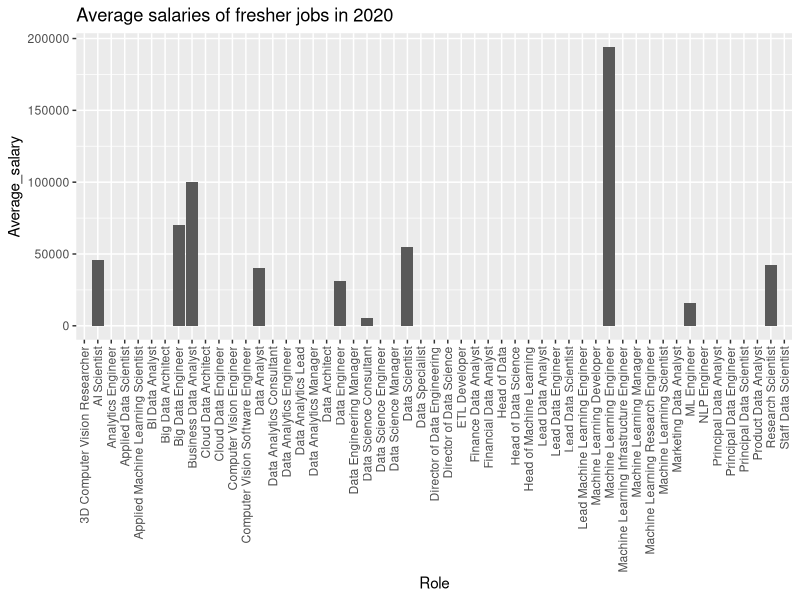
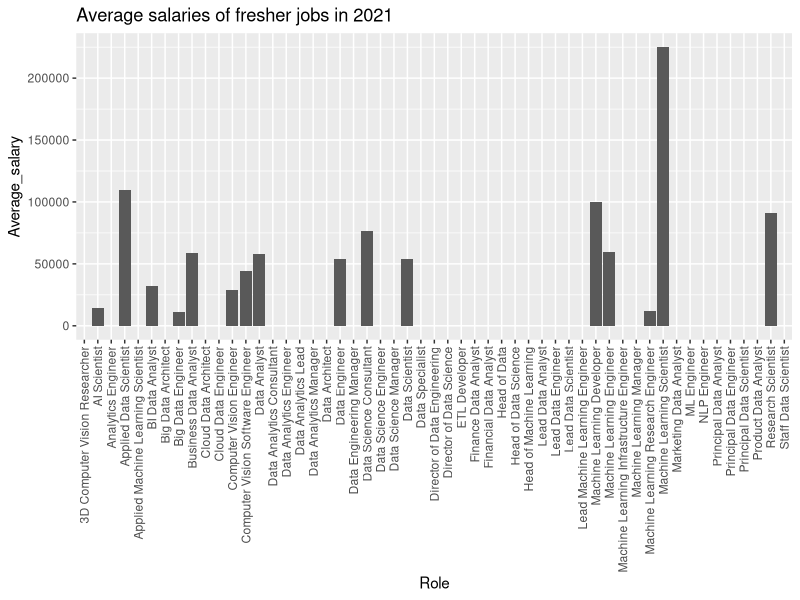
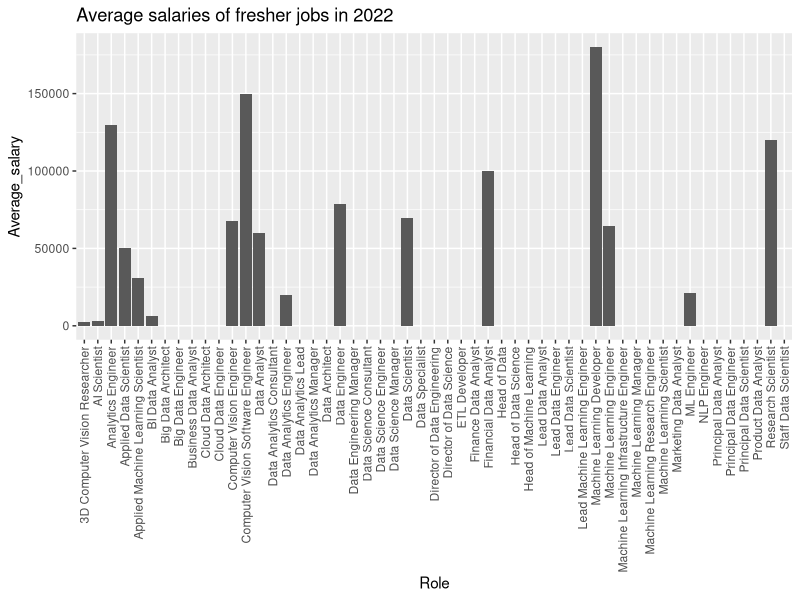
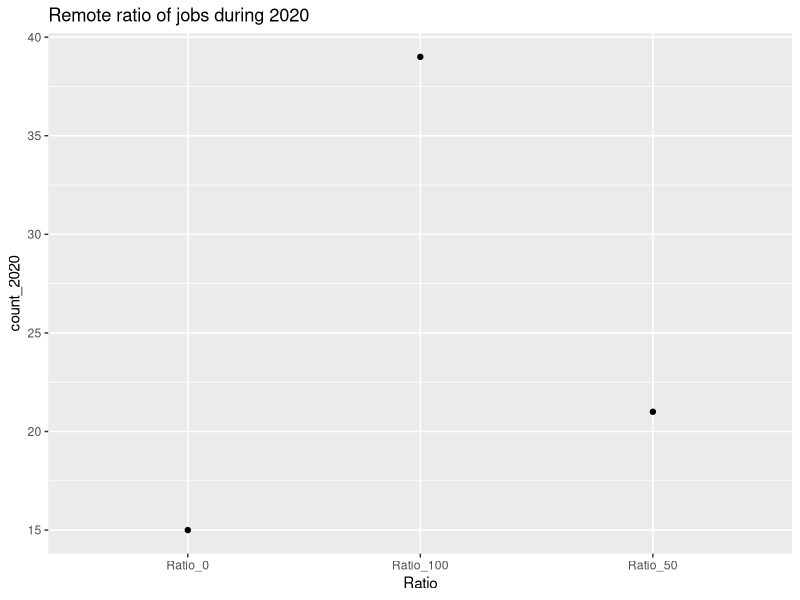
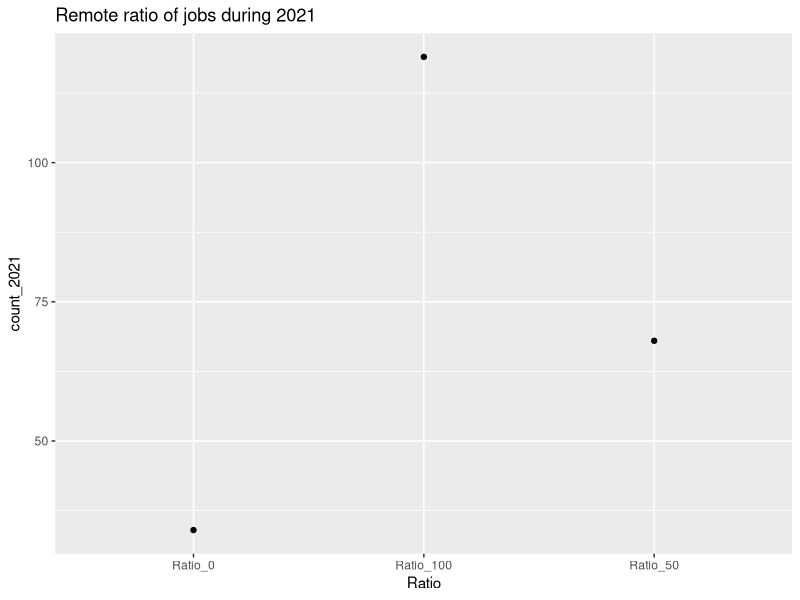
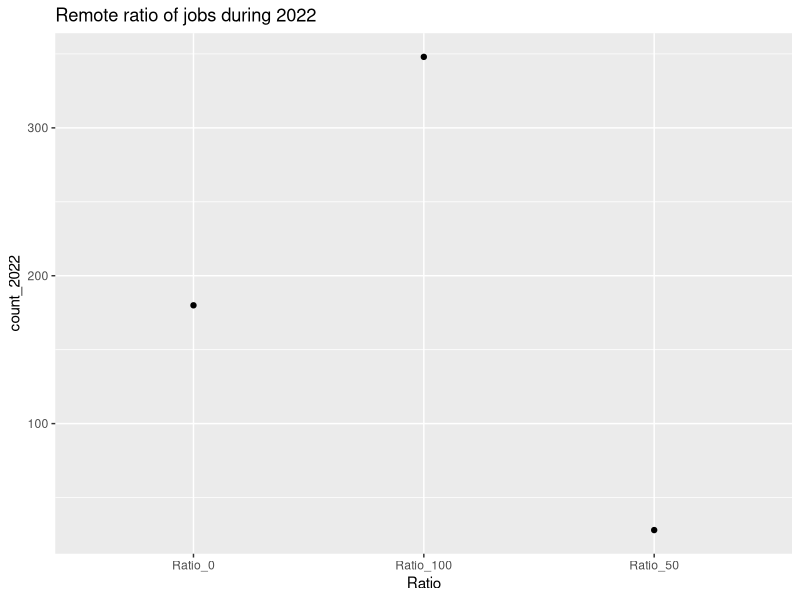
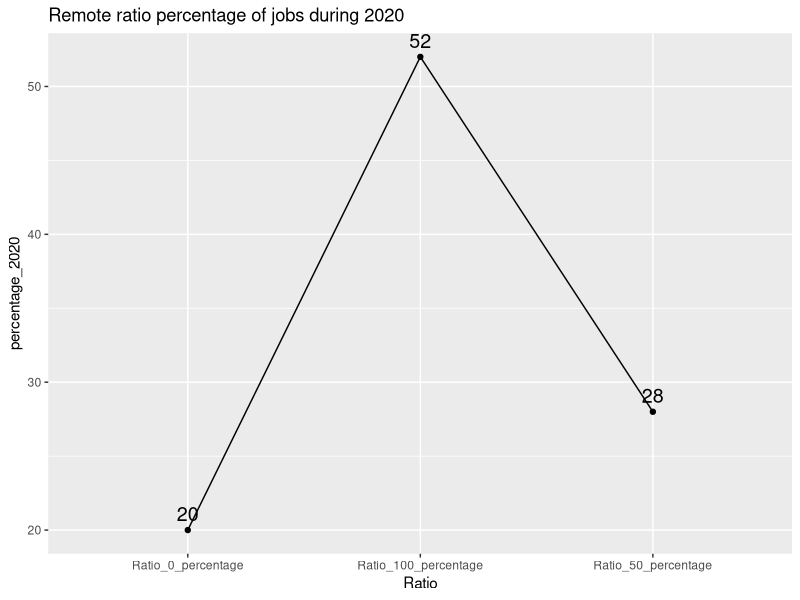
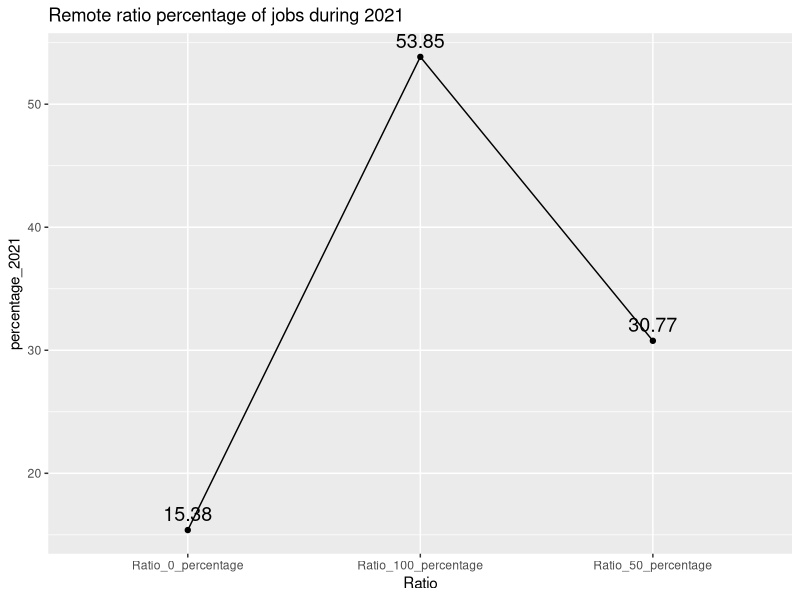

Recreate these plots in R, in order.
library(ggplot2)
library(dplyr)
data_frame<-read.csv('cleaned_data.csv')
#get the experience level unique values
unique(data_frame['experience_level'])
#EN- Entry level
#MI- Mid level
#SE- Senior level
#EX- Executive level
##########
#getting the unique IT roles
sort(unique(data_frame$job_title) )
#question 1: For each experience level, in which trend have the salaries of IT roles
#gone fro 2020 to 2022, and what fresher job got paid better each year?
#----------------------------
#1.a
#getting the mean value of salaries for each role and experience
pdf(file = 'experience_salary_trends.pdf')
par( mfrow= c(2,2) )
mean_values<-c()
for (job in sort(unique(data_frame$job_title))){
  ex_val<-c()
  for (exp_lvl in sort(unique(data_frame$experience_level))){
    yr_val<-c()
    for (yr in c(2020,2021,2022)){
      salary_mean<-mean(filter(data_frame,job_title==job,
                  experience_level==exp_lvl,work_year==yr)$salary_in_usd)
      #print(paste('Job: ',job))
      #print(paste('Year: ',yr))
      #print(paste('Exp level: ',exp_lvl))
      #print(paste('Mean salary: ',salary_mean))
      yr_val<-c(yr_val,salary_mean)
    }
    if (FALSE %in% (is.na(yr_val))){
      if (exp_lvl=='EN'){
        exp_lvl='Entry Level'
      }
      if (exp_lvl=='EX'){
        exp_lvl='Executive Level'
      }
      if (exp_lvl=='MI'){
        exp_lvl='Mid Level'
      }
      if (exp_lvl=='SE'){
        exp_lvl='Senior Level'
      }
      barplot(yr_val~c(2020,2021,2022),main=paste(job,', ',exp_lvl),
              xlab = 'Year',ylab='Salary')
    }
    else{
      plot(0,0)
    }
    
    ex_val<-c(ex_val,yr_val)
  }
  mean_values<-c(mean_values,ex_val)
}

#for displaying the multiple plots in one page - 
#https://www.geeksforgeeks.org/how-to-export-multiple-plots-to-pdf-in-r/


dev.off()


#and what fresher job got paid better each year?
#get the jobs with fresher jobs and 


yr_2020<-c()
yr_2021<-c()
yr_2022<-c()

for (job in unique(data_frame$job_title)){
  for (year in c(2020,2021,2022)){
    mean<-mean(filter(data_frame,job_title==job,
                      work_year==year,experience_level=='EN')$salary_in_usd)
    if (is.na(mean)){
      mean=0
    }
    if (year==2020){yr_2020<-c(yr_2020,mean)}
    if (year==2021){yr_2021<-c(yr_2021,mean)}
    if (year==2022){yr_2022<-c(yr_2022,mean)}
  }
}

unique_jobs<-unique(data_frame$job_title)
frsh_2020_ind<-which(yr_2020==max(yr_2020))
frsh_2021_ind<-which(yr_2021==max(yr_2021))
frsh_2022_ind<-which(yr_2022==max(yr_2022))

print(paste('During 2020: ',unique_jobs[frsh_2020_ind]))
print(paste('During 2021: ',unique_jobs[frsh_2021_ind]))
print(paste('During 2022: ',unique_jobs[frsh_2022_ind]))

#plotting the values for each year


#for rotating the axis ticks - https://stackoverflow.com/questions/1330989/rotating-and-spacing-axis-labels-in-ggplot2
#for adding the title - https://environmentalcomputing.net/graphics/ggplot/ggplot-labels/
#getting the visualization for 2020
data_2020<-data.frame('Role'=unique_jobs,'Average_salary'=yr_2020)
ggplot(data_2020, aes(x=Role, y=Average_salary)) + geom_bar(stat = "identity")+
  theme(axis.text.x = element_text(angle = 90, vjust = 0.5, hjust=1))+
  ggtitle('Average salaries of fresher jobs in 2020')

#getting the visualization for 2021
data_2021<-data.frame('Role'=unique_jobs,'Average_salary'=yr_2021)
ggplot(data_2021, aes(x=Role, y=Average_salary)) + geom_bar(stat = "identity")+
  theme(axis.text.x = element_text(angle = 90, vjust = 0.5, hjust=1))+
  ggtitle('Average salaries of fresher jobs in 2021')

#getting the visualization for 2022
data_2022<-data.frame('Role'=unique_jobs,'Average_salary'=yr_2022)
ggplot(data_2022, aes(x=Role, y=Average_salary)) + geom_bar(stat = "identity")+
  theme(axis.text.x = element_text(angle = 90, vjust = 0.5, hjust=1))+
  ggtitle('Average salaries of fresher jobs in 2022')
#save the pictures and visualize

#question2
#Did Covid19 shift more office jobs to remote jobs, 
#and which country offered more remote or office jobs during and after covid19?

#creating the dataframe defining the remote jobs

remote_2020<-c()
remote_2021<-c()
remote_2022<-c()
for (year in c(2020,2021,2022)){
  for (ratio in c(0,50,100)){
    if (year==2020){
      data_count<-nrow(filter(data_frame,remote_ratio==ratio,work_year==2020))
      remote_2020<-c(remote_2020,data_count[1])
    }
    if (year==2021){
      data_count<-nrow(filter(data_frame,remote_ratio==ratio,work_year==2021))
      remote_2021<-c(remote_2021,data_count[1])
    }
    if (year==2022){
      data_count<-nrow(filter(data_frame,remote_ratio==ratio,work_year==2022))
      remote_2022<-c(remote_2022,data_count[1])
    }
  }
}


remote_data<-data.frame('Ratio'=c('Ratio_0','Ratio_50','Ratio_100'),'count_2020'=remote_2020,
                             'count_2021'=remote_2021,
                             'count_2022'=remote_2022)
#remote ratio 2020
ggplot(remote_data,aes(x=Ratio,y=count_2020))+geom_point()+
  ggtitle('Remote ratio of jobs during 2020')
#remote ratio 2021
ggplot(remote_data,aes(x=Ratio,y=count_2021))+geom_point()+
  ggtitle('Remote ratio of jobs during 2021')
#remote ratio 2022
ggplot(remote_data,aes(x=Ratio,y=count_2022))+geom_point()+
  ggtitle('Remote ratio of jobs during 2022')

#saving the dataframe
write.csv(remote_data,'remote_data.csv')

#getting the percentages of remote ratio in every year.
percentage_2020<-c()
for (ind in c(1,2,3)){
  ratio<-remote_data$count_2020[ind]
  percentage<-ratio/sum(remote_data$count_2020)*100
  percentage_2020<-c(percentage_2020,percentage)
  print(percentage)
}


#percentage_2021
percentage_2021<-c()
for (ind in c(1,2,3)){
  ratio<-remote_data$count_2021[ind]
  percentage<-ratio/sum(remote_data$count_2021)*100
  percentage_2021<-c(percentage_2021,percentage)
  print(percentage*100)
}

#percentage_2022
percentage_2022<-c()
for (ind in c(1,2,3)){
  ratio<-remote_data$count_2022[ind]
  percentage<-ratio/sum(remote_data$count_2022)*100
  percentage_2022<-c(percentage_2022,percentage)
  print(percentage*100)
}


remote_data_percentage<-data.frame('Ratio'=c('Ratio_0_percentage','Ratio_50_percentage',
                                  'Ratio_100_percentage'),'count_2020'=remote_2020,
                        'count_2021'=remote_2021,
                        'count_2022'=remote_2022)
#remote ratio 2020
ggplot(remote_data_percentage,aes(x=Ratio,y=percentage_2020,group=1))+
  geom_point()+geom_line()+
  ggtitle('Remote ratio percentage of jobs during 2020')+
  geom_text(aes(label=round(percentage_2020,2)), vjust=-0.6, color="black",
              position = position_dodge(0.9), size=5)
#remote ratio 2021
ggplot(remote_data_percentage,aes(x=Ratio,y=percentage_2021,group=1))+
  geom_point()+geom_line()+
  ggtitle('Remote ratio percentage of jobs during 2021')+
  geom_text(aes(label=round(percentage_2021,2)), vjust=-0.6, color="black",
            position = position_dodge(0.9), size=5)
#remote ratio 2022
ggplot(remote_data_percentage,aes(x=Ratio,y=percentage_2022,group=1))+
  geom_line()+geom_point()+
  ggtitle('Remote ratio percentage of jobs during 2022')+
  geom_text(aes(label=round(percentage_2022,2)), vjust=-0.6, color="black",
            position = position_dodge(0.9), size=5)
  

#2.2

country_total_count<-c()
job_count_2020<-c()
job_count_2021<-c()
job_count_2022<-c()
covid_mean_2020<-c()
covid_mean_2021<-c()
covid_mean_2022<-c()
for (country in unique(data_frame$company_location)){
  total_count<-nrow(filter(data_frame,company_location==country))
  country_total_count<-c(country_total_count,total_count)
  for (yr in c(2020,2021,2022)){
    yr_count<-nrow(filter(data_frame,company_location==country,
                            work_year==yr))
    covid_mean<-mean(filter(data_frame,company_location==country,
                            work_year==yr)$covid_mean_cases)
    if (is.na(covid_mean)){
      covid_mean=0
    }
    if (yr == 2020){job_count_2020<-c(job_count_2020,yr_count)
    covid_mean_2020<-c(covid_mean_2020,covid_mean)}
    if (yr == 2021){job_count_2021<-c(job_count_2021,yr_count)
    covid_mean_2021<-c(covid_mean_2021,covid_mean)}
    if (yr == 2022){job_count_2022<-c(job_count_2022,yr_count)
    covid_mean_2022<-c(covid_mean_2022,covid_mean)}
  }
}

job_count_data<-data.frame('Country'=unique(data_frame$company_location),
                                            'Total Job count'=country_total_count,
                                            'Job count 2020'=job_count_2020,
                                            'Avg Cov19 cases 2020'=covid_mean_2020,
                                            'Job count 2021'=job_count_2021,
                                            'Avg Cov19 cases 2021'=covid_mean_2021,
                                            'Job count 2022'=job_count_2022,
                                            'Avg Cov19 cases 2022'=covid_mean_2022)



write.csv(job_count_data,'Job_count_data.csv')



#Did Covid19 make the companies pay less to the employees, 
#and which jobs became more each year?

#getting the countries according and their mean salaries

salary_2020<-c()
salary_2021<-c()
salary_2022<-c()
ac_covid_mean_2020<-c()
ac_covid_mean_2021<-c()
ac_covid_mean_2022<-c()
for (yr in c(2020,2021,2022)){
  for (country in unique(data_frame$company_location)){
    mean_salary<-mean(filter(data_frame,company_location==country,
                             work_year==yr)$salary_in_usd)
    covid_mean<-mean(filter(data_frame,company_location==country,
                            work_year==yr)$covid_mean_cases)
    if (is.na(covid_mean)){
      covid_mean=0
    }
    if(is.na(mean_salary)){
      mean_salary=0
    }
    if (yr==2020){
      salary_2020<-c(salary_2020,mean_salary)
      ac_covid_mean_2020<-c(ac_covid_mean_2020,covid_mean)
    }
    if (yr==2021){
      salary_2021<-c(salary_2021,mean_salary)
      ac_covid_mean_2021<-c(ac_covid_mean_2021,covid_mean)
    }
    if (yr==2022){
      salary_2022<-c(salary_2022,mean_salary)
      ac_covid_mean_2022<-c(ac_covid_mean_2022,covid_mean)
      
    }
  }
}


salary_data<-data.frame('Country'=unique(data_frame$company_location),
                        'Avg Salary 2020'=salary_2020,
                        '2020 Covid 19 Average cases'=ac_covid_mean_2020,
                        'Avg Salary 2021'=salary_2021,
                        '2021 Covid 19 Average cases'=ac_covid_mean_2021,
                        'Avg Salary 2022'=salary_2022,
                        '2022 Covid 19 Average cases'=ac_covid_mean_2022)

#wriiting the dataframe to csv

write.csv(salary_data,'Salary_data_each_year.csv')


common_countries<-c()
cc_2020_sal<-c()
cc_2021_sal<-c()
cc_2022_sal<-c()
cc_covid_mean_2020<-c()
cc_covid_mean_2021<-c()
cc_covid_mean_2022<-c()
for (country in unique(data_frame$company_location)){
  year_length=length(unique(filter(data_frame,company_location==country)$work_year))
  if (year_length==3){
    common_countries<-c(common_countries,country)
    for (yr in c(2020,2021,2022)){
      mean_salary<-mean(filter(data_frame,company_location==country,
                               work_year==yr)$salary_in_usd)
      covid_mean<-mean(filter(data_frame,company_location==country,
                              work_year==yr)$covid_mean_cases)
      if (is.na(mean_salary)){
        mean_salary=0
      }
      if (is.na(covid_mean)){
        covid_mean=0
      }
      if (yr==2020){
        cc_2020_sal<-c(cc_2020_sal,mean_salary)
        cc_covid_mean_2020<-c(cc_covid_mean_2020,covid_mean)
      }
      if (yr==2021){
        cc_2021_sal<-c(cc_2021_sal,mean_salary)
        cc_covid_mean_2021<-c(cc_covid_mean_2021,covid_mean)
      }
      if (yr==2022){
        cc_2022_sal<-c(cc_2022_sal,mean_salary)
        cc_covid_mean_2022<-c(cc_covid_mean_2022,covid_mean)
      }
    }
  }
}

common_countries_salaries<-data.frame(
  'Country Name'=common_countries,
  'Avg Salary 2020'=cc_2020_sal,
  'Avg covid cases 2020'=cc_covid_mean_2020,
  'Avg Salary 2021'=cc_2021_sal,
  'Avg covid cases 2021'=cc_covid_mean_2021,
  'Avg Salary 2022'=cc_2022_sal,
  'Avg covid cases 2022'=cc_covid_mean_2022
)

write.csv(common_countries_salaries,'common_countries_salaries.csv')

#3.2

#getting the count of jobs in each year

ind_job_count_2020<-c()
ind_job_count_2021<-c()
ind_job_count_2022<-c()
for (yr in c(2020,2021,2022)){
  for (job in unique(data_frame$job_title)){
    job_role_count<-nrow(filter(data_frame,work_year==yr,job_title==job))
    if (is.na(job_role_count)){job_role_count=0}
    if (yr==2020){
      ind_job_count_2020<-c(ind_job_count_2020,job_role_count)
    }
    if (yr==2021){
      ind_job_count_2021<-c(ind_job_count_2021,job_role_count)
    }
    if (yr==2022){
      ind_job_count_2022<-c(ind_job_count_2022,job_role_count)
    }
  }
}

job_role_count_data<-data.frame('Job Title'=unique(data_frame$job_title),
                                              '2020 Count'=ind_job_count_2020,
                                              '2021 Count'=ind_job_count_2021,
                                              '2022 Count'=ind_job_count_2022)

write.csv(job_role_count_data,'job_role_count_data.csv')
